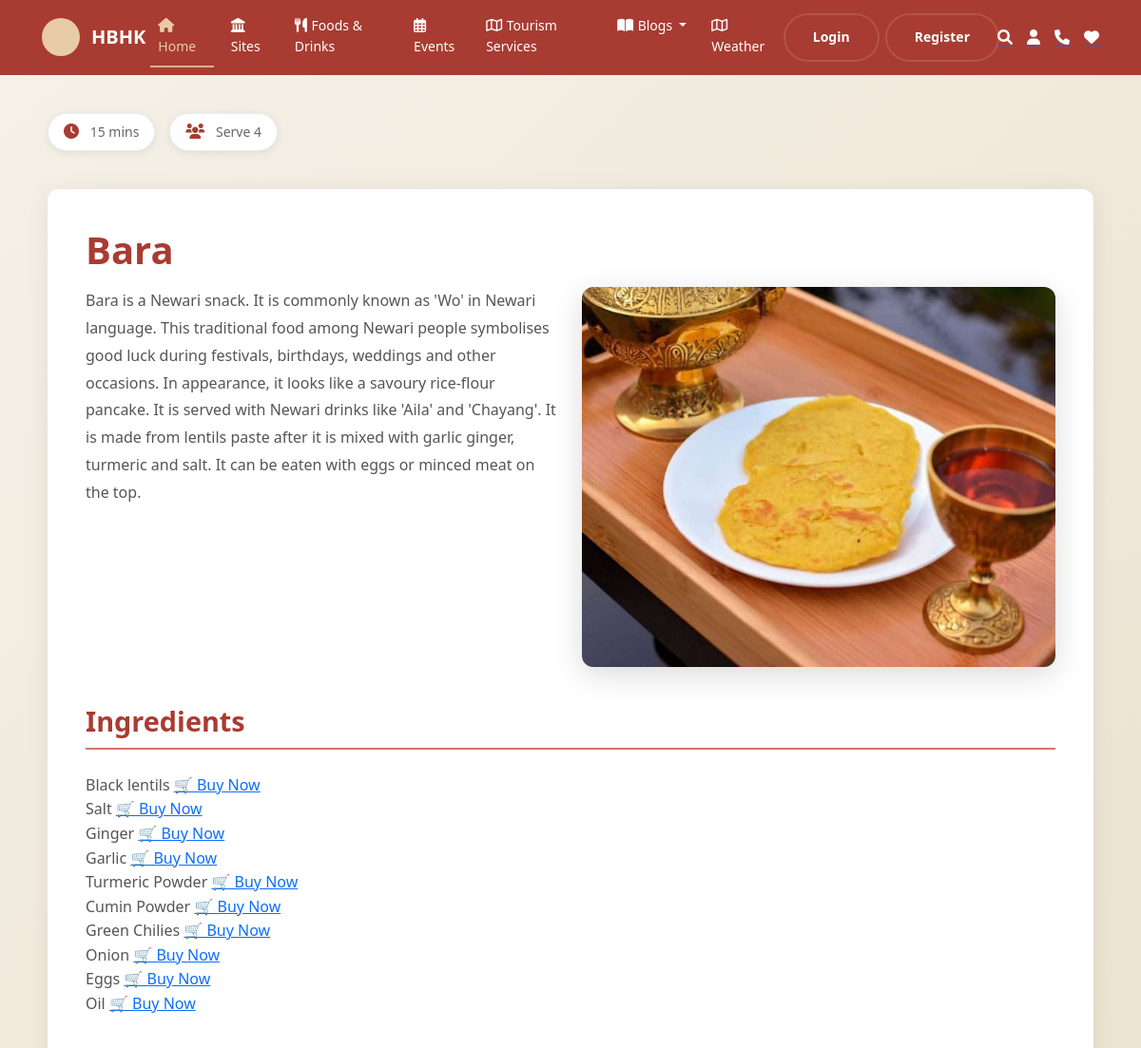
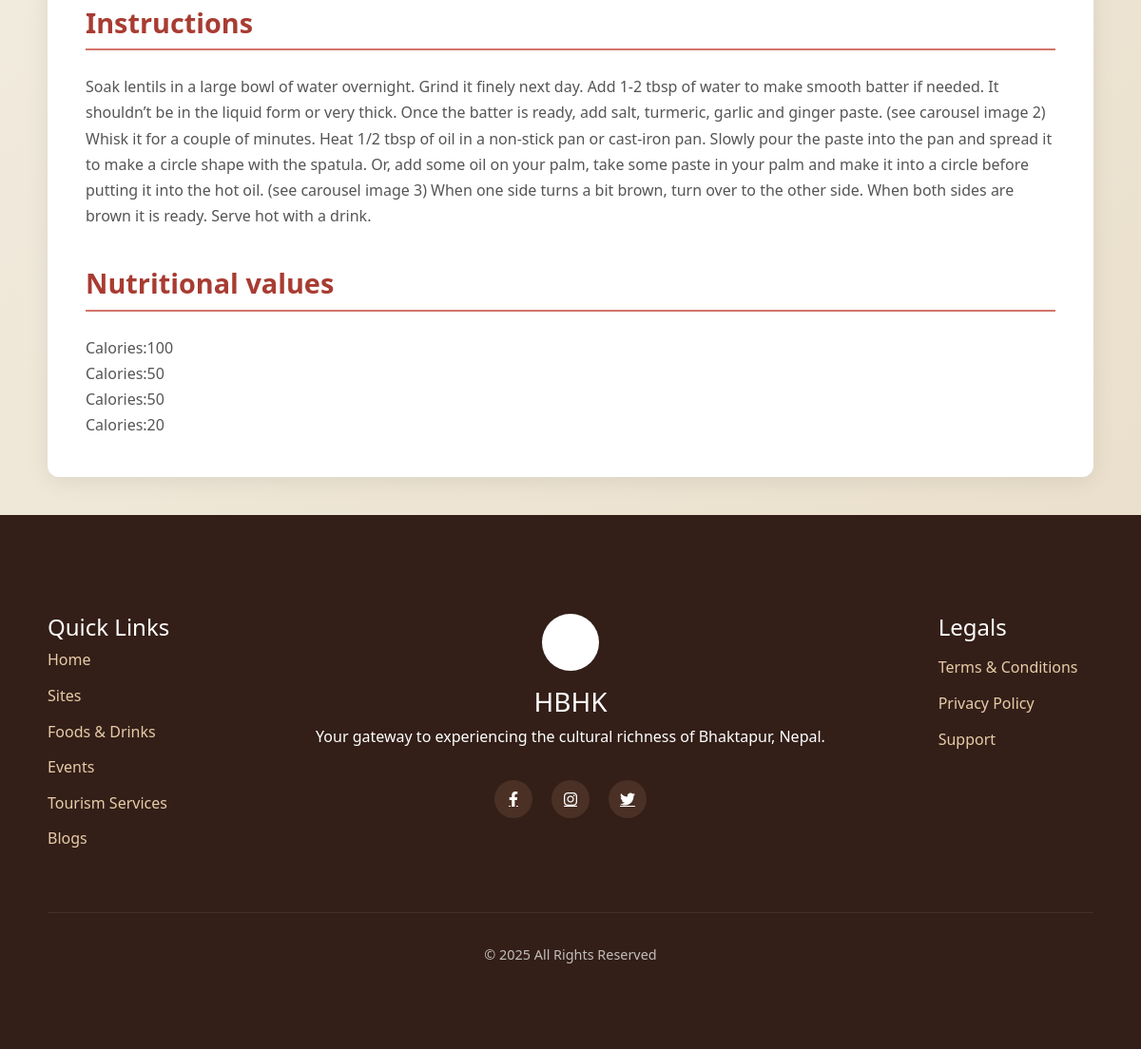
/recipe/1, run on the app's committed database (2 pictures, top to bottom).
### main/models.py (models this page shows, shortened)
class Recipe(models.Model):
    name = models.OneToOneField(Food, on_delete=models.CASCADE, primary_key=True)
    description = models.TextField(blank=True, null=True)
    prep_time = models.IntegerField(blank=True, null=True)
    servings = models.IntegerField(blank=True, null=True)
    ingredient_list = models.ManyToManyField(Ingredient, related_name="recipes")
    instructions = models.TextField(blank=True, null=True)
    carbohydrate = models.TextField(blank=True, null=True)
    protein = models.TextField(blank=True, null=True)
    fat = models.TextField(blank=True, null=True)
    calories = models.TextField(blank=True, null=True)
    image=models.ImageField(upload_to='img', blank=True, null=True)

class Food(models.Model):
    name = models.CharField(max_length=100)
    short_description = models.TextField(blank=True, null=True)
    image = models.ImageField(upload_to='food_images/', blank=True, null=True)
    tutorial_video_url = models.URLField(blank=True, null=True)  # YouTube or external video URL
    def __str__(self):
        return self.name

class Ingredient(models.Model):
    name = models.CharField(max_length=100)

### main/views.py (the view)
# urls.py: path('recipe/<int:id>',recipe,name='recipe'),
def recipe(request,id):
    food=Food.objects.get(id=id)
    data=Recipe.objects.get(name=food)
    return render(request,'food/recipe.html',{'recipe':data})

### main/templates/food/recipe.html (shortened to what this page needs)
{% extends "base.html" %}
{% load static %}
{% block content %}
<div class="container">
    <div class="recipe-meta">
        <div class="meta-item">
            <i class="fas fa-clock"></i>
            {{ recipe.prep_time }} mins
        </div>
        <div class="meta-item">
            <i class="fas fa-users"></i>
            Serve {{ recipe.servings }}
        </div>
    </div>
    <div class="recipe-content">
        <div class="recipe-main">
            <h1 class="recipe-title">{{ recipe.name }}</h1>
            <div class="row">
        <div class="col-6">
            <div class="recipe-description">
                <p>{{ recipe.description }}</p>
            </div>
        </div>
        <div class="col-6">
            <div class="recipe-image-container">
            {% if recipe.image %}
                <img src="{{ recipe.image.url }}" alt="{{ recipe.name }}" class="recipe-image">
            {% endif %}
        </div>
        </div>
     </div>
            <div class="ingredients-section">
                <h2 class="section-title">Ingredients</h2>
<ol class="ingredients-list">
    {% for ingredient in recipe.ingredient_list.all %}
        <li class="ingredient-text">
            {{ ingredient.name }}
            <a href="{% url 'ingredient_shop' ingredient.id %}" target="_blank">🛒 Buy Now</a>
        </li>
    {% empty %}
        <li>No ingredients available for this recipe.</li>
    {% endfor %}
</ol>
            </div>
            {% if recipe.instructions %}
            <div class="instructions-section">
                <h2 class="section-title">Instructions</h2>
                <div class="instructions-list">
                        <div class="instruction-text">{{ recipe.instructions }}</div>
                </div>
            </div>
            {% endif %}
            <div class="instructions-section">
                <h2 class="section-title">Nutritional values</h2>
                <div class="instructions-list">
                        <div class="instruction-text">Calories:{{ recipe.calories }}</div>
                        <div class="instruction-text">Calories:{{ recipe.carbohydrate }}</div>
                        <div class="instruction-text">Calories:{{ recipe.protein }}</div>
                        <div class="instruction-text">Calories:{{ recipe.fat }}</div>
                </div>
            </div>
    </div>
</div>
</div>
{% endblock content %}

### main/templates/base.html (shortened to what this page needs)
{% load static %}
<!DOCTYPE html>
<html lang="en">
<head>
    <link href="https://cdn.jsdelivr.net/npm/bootstrap@5.3.6/dist/css/bootstrap.min.css" rel="stylesheet">
    <link rel="stylesheet" href="https://cdnjs.cloudflare.com/ajax/libs/font-awesome/6.0.0/css/all.min.css">
    <link rel="stylesheet" href="{% static 'css/home_styles.css' %}">
</head>
<body>
    <nav class="navbar navbar-expand-lg">
        <div class="container-fluid">
            <div class="logo-container">
                <div class="logo-circle"></div>
                <a class="navbar-brand" href="#">HBHK</a>
            </div>
            <div class="collapse navbar-collapse justify-content-center" id="navbarNav">
                <ul class="navbar-nav mx-auto">
                    <li class="nav-item">
                        <a class="nav-link active" href="{% url 'index' %}"><i class="fas fa-home"></i>  Home</a>
                    </li>
                    <li class="nav-item">
                        <a class="nav-link" href="{% url 'sites' %}"><i class="fas fa-landmark"></i>  Sites</a>
                    </li>
                    <li class="nav-item">
                        <a class="nav-link" href="{% url 'listoffood' %}"><i class="fas fa-utensils"></i>  Foods & Drinks</a>
                    </li>
                    <li class="nav-item">
                        <a class="nav-link" href="{% url 'events' %}"><i class="far fa-calendar-alt"></i>  Events</a>
                    </li>
                    <li class="nav-item">
                        <a class="nav-link" href="#"><i class="fa-regular fa-map"></i>  Tourism Services</a>
                    </li>
                   <li class="nav-item dropdown">
                        <a class="nav-link dropdown-toggle" href="#" id="blogsDropdown" role="button" data-bs-toggle="dropdown" aria-expanded="false">
                            <i class="fa-solid fa-book-open"></i> Blogs
                        </a>
                    <li class="nav-item">
                        <a class="nav-link" href="{% url 'weather' %}"><i class="fa-regular fa-map"></i>  Weather</a>
                    </li>
                    </li>
                </ul>
            </div>
{% if user.is_authenticated %}
<div style="margin-right: 10px;">
    <button class="animated-button">
        <span><a class="nav-link" href="{% url 'log_out' %}">Logout</a></span>
        <span></span>
    </button>
</div>
{% else %}
<div style="margin-right: 10px;">
    <button class="animated-button">
        <span><a class="nav-link {% if request.path == '/login/' %}activeNav{% endif %}" href="{% url 'log_in' %}">Login</a></span>
    </button>
</div>
<div>
    <button class="animated-button">
        <span><a class="nav-link {% if request.path == '/register/' %}activeNav{% endif %}" href="{% url 'register' %}">Register</a></span>
    </button>
</div>
{% endif %}
            <div class="nav-icons">
                <a href="#" class="icon-link"><i class="fas fa-search"></i></a>
                <a href="{% url 'user_profile' %}" class="icon-link"><i class="fas fa-user"></i></a>
                <a href="#" class="icon-link"><i class="fas fa-phone"></i></a>
                <a href="#" class="icon-link"><i class="fas fa-heart"></i></a>
            </div>
        </div>
    </nav>
    {% block content %}
    {% endblock content %}
    <footer class="site-footer">
        <div class="container">
            <div class="row">
                <div class="col-md-3">
                    <h4>Quick Links</h4>
                    <ul class="footer-links">
                        <li><a href="#">Home</a></li>
                        <li><a href="#">Sites</a></li>
                        <li><a href="#">Foods & Drinks</a></li>
                        <li><a href="#">Events</a></li>
                        <li><a href="#">Tourism Services</a></li>
                        <li><a href="#">Blogs</a></li>
                    </ul>
                </div>
                <div class="col-md-6 text-center">
                    <div class="footer-logo-container">
                        <div class="footer-logo"></div>
                        <h3>HBHK</h3>
                        <p>Your gateway to experiencing the cultural richness of Bhaktapur, Nepal.</p>
                    </div>
                    <div class="social-icons">
                        <a href="#"><i class="fab fa-facebook-f"></i></a>
                        <a href="#"><i class="fab fa-instagram"></i></a>
                        <a href="#"><i class="fab fa-twitter"></i></a>
                    </div>
                </div>
                <div class="col-md-1"></div>
                <div class="col-md-2">
                    <h4 class="mb-3">Legals</h4>
                    <ul class="footer-links">
                        <li><a href="#">Terms & Conditions</a></li>
                        <li><a href="#">Privacy Policy</a></li>
                        <li><a href="#">Support</a></li>
                    </ul>
                </div>
            </div>
            <div class="footer-bottom">
                <p>&copy; 2025 All Rights Reserved</p>
            </div>
        </div>
    </footer>
</body>
</html>

### main/static/css/home_styles.css (style rules this page uses)
* { margin: 0; padding: 0; box-sizing: border-box; }
body { font-family: 'Segoe UI', Tahoma, Geneva, Verdana, sans-serif; background-color: #f5f3e9; color: #333; }
.section-title { margin-bottom: 2rem; font-weight: 700; color: #3a2618; }
.navbar { background-color: #a83c32; padding: 0.5rem 2rem; }
.logo-container { display: flex; align-items: center; gap: 12px; }
.logo-circle { width: 40px; height: 40px; background-color: #e8cba8; border-radius: 50%; }
.navbar-brand { font-size: 20px; font-weight: bold; color: #fff !important; margin: 0; }
.navbar-nav { margin-left: auto; margin-right: auto; }
.nav-link { color: #fff !important; margin: 0 5px; transition: all 0.3s ease; position: relative; font-size:14px; }
.fa-home { font-size:15px!important; margin-right: 1px; }
.fa-landmark { font-size:15px!important; margin-right: 1px; }
.fa-utensils { font-size:15px!important; margin-right: 1px; }
.fa-calendar-alt { font-size:15px!important; margin-right: 1px; }
.fa-map { font-size:15px!important; margin-right: 1px; }
.fa-book-open { font-size:15px!important; margin-right: 1px; }
.nav-link.active { color: #e8cba8 !important; border-bottom: #d4b28e 2px solid; }
.nav-icons { display: flex; gap: 15px; }
.icon-link { color: #fff; font-size: 1.0rem; transition: color 0.3s ease; }
.site-footer { background-color: #331f18; color: #fff; padding: 4rem 0 2rem; }
.footer-links { list-style: none; padding: 0; }
.footer-links li { margin-bottom: 0.75rem; }
.footer-links a { color: #e8cba8; text-decoration: none; transition: color 0.3s ease; }
.footer-logo-container { margin-bottom: 2rem; }
.footer-logo { width: 60px; height: 60px; background-color: #fff; border-radius: 50%; margin: 0 auto 1rem; }
.social-icons { display: flex; justify-content: center; gap: 20px; margin-top: 1.5rem; }
.social-icons a { display: flex; align-items: center; justify-content: center; width: 40px; height: 40px; border-radius: 50%; background-color: #4a3025; color: #fff; transition: all 0.3s ease; }
.footer-bottom { text-align: center; padding-top: 2rem; margin-top: 3rem; border-top: 1px solid rgba(255, 255, 255, 0.1); font-size: 0.9rem; opacity: 0.7; }
.animated-button { position: relative; display: inline-block; padding: 12px 24px; border: none; font-size: 16px; background-color: inherit; border-radius: 100px; font-weight: 600; color: #ffffff40; box-shadow: 0 0 0 2px #ffffff20; cursor: pointer; overflow: hidden; transition: all 0.6s cubic-bezier(0.23, 1, 0.320, 1); }
.animated-button span:first-child { position: relative; z-index: 1; }

### main/templates/food/recipe.html (style rules this page uses)
body { font-family: 'Segoe UI', Tahoma, Geneva, Verdana, sans-serif; background: linear-gradient(135deg, #f5f1e8 0%, #e8dcc6 100%); line-height: 1.6; color: #4a4a4a; }
.container { margin: 0 auto; padding: 40px 20px; }
.recipe-meta { display: flex; flex-wrap: wrap; gap: 15px; margin-bottom: 40px; justify-content: flex-start; }
.meta-item { align-items: center; background: white; padding: 8px 16px; border-radius: 25px; box-shadow: 0 2px 8px rgba(0,0,0,0.08); font-size: 14px; color: #666; border: 1px solid #e9ecef; }
.meta-item i { margin-right: 8px; color: #a83c32; font-size: 16px; }
.recipe-content { gap: 40px; align-items: start; }
.recipe-main { background: white; border-radius: 12px; padding: 40px; box-shadow: 0 4px 24px rgba(0,0,0,0.08); }
.recipe-title { font-size: 2.5rem; font-weight: 700; color: #a83c32; margin-bottom: 15px; line-height: 1.2; }
.recipe-description { font-size: 1rem; line-height: 1.8; color: #555; margin-bottom: 40px; }
.recipe-description p { margin-bottom: 20px; }
.ingredients-section { margin-top: 40px; }
.section-title { font-size: 1.8rem; font-weight: 600; color: #a83c32; margin-bottom: 25px; padding-bottom: 10px; border-bottom: 2px solid #d4746a; }
.ingredients-list { list-style: none; padding: 0; margin: 0; }
.ingredient-text { flex: 1; color: #555; }
.recipe-image-container { top: 40px; }
.recipe-image { width: 100%; height: 400px; object-fit: cover; border-radius: 12px; box-shadow: 0 8px 32px rgba(0,0,0,0.15); transition: transform 0.3s ease; }
.instructions-section { margin-top: 40px; }
.instruction-text { flex: 1; font-size: 1rem; line-height: 1.7; color: #555; }

### data on the page
Recipe: prep_time "15", servings "4", name "Bara", description "Bara is a Newari snack. It is commonly known as 'Wo' in Newari language. This traditional food among Newari people symbolises good luck during festivals, birthdays, weddings and other occasions. In appearance, it looks like a savoury rice-flour pancake. It is served with Newari drinks like 'Aila' and 'Chayang'. It is made from lentils paste after it is mixed with garlic ginger, turmeric and salt. It can be eaten with eggs or minced meat on the top.", image (picture), instructions "Soak lentils in a large bowl of water overnight. Grind it finely next day. Add 1-2 tbsp of water to make smooth batter if needed. It shouldn’t be in the liquid form or very thick. Once the batter is ready, add salt, turmeric, garlic and ginger paste. (see carousel image 2) Whisk it for a couple of minutes. Heat 1/2 tbsp of oil in a non-stick pan or cast-iron pan. Slowly pour the paste into the pan and spread it to make a circle shape with the spatula. Or, add some oil on your palm, take some paste in your palm and make it into a circle before putting it into the hot oil. (see carousel image 3) When one side turns a bit brown, turn over to the other side. When both sides are brown it is…", calories "100", carbohydrate "50", protein "50", fat "20"
Ingredient: name "Black lentils"
Ingredient: name "Salt"
Ingredient: name "Ginger"
Ingredient: name "Garlic"
Ingredient: name "Turmeric Powder"
Ingredient: name "Cumin Powder"
Ingredient: name "Green Chilies"
Ingredient: name "Onion"
Ingredient: name "Eggs"
Ingredient: name "Oil"
